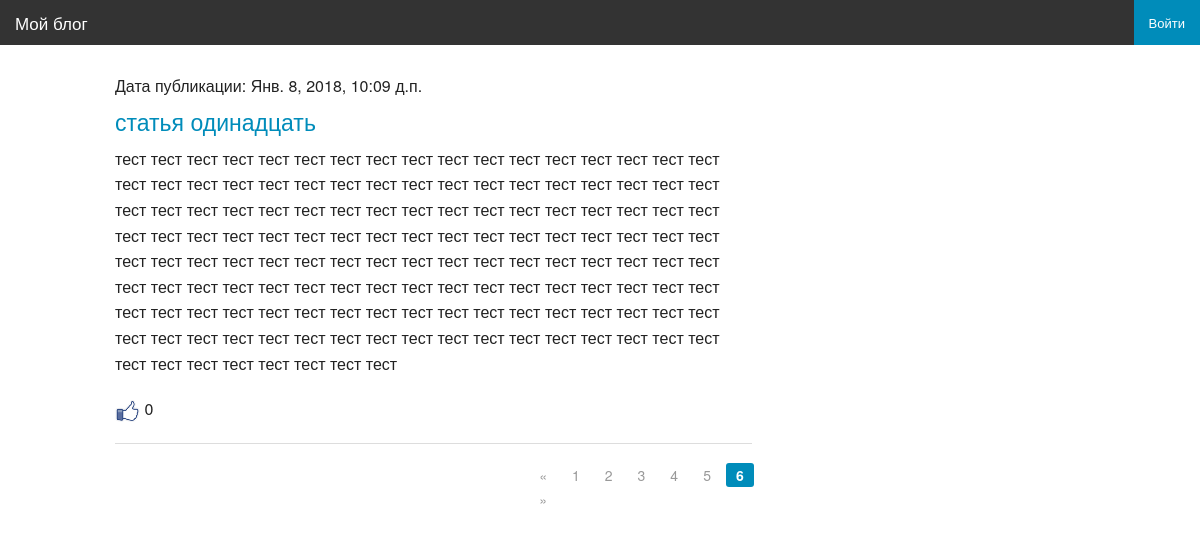
Before: /page/6/ with the older database file.
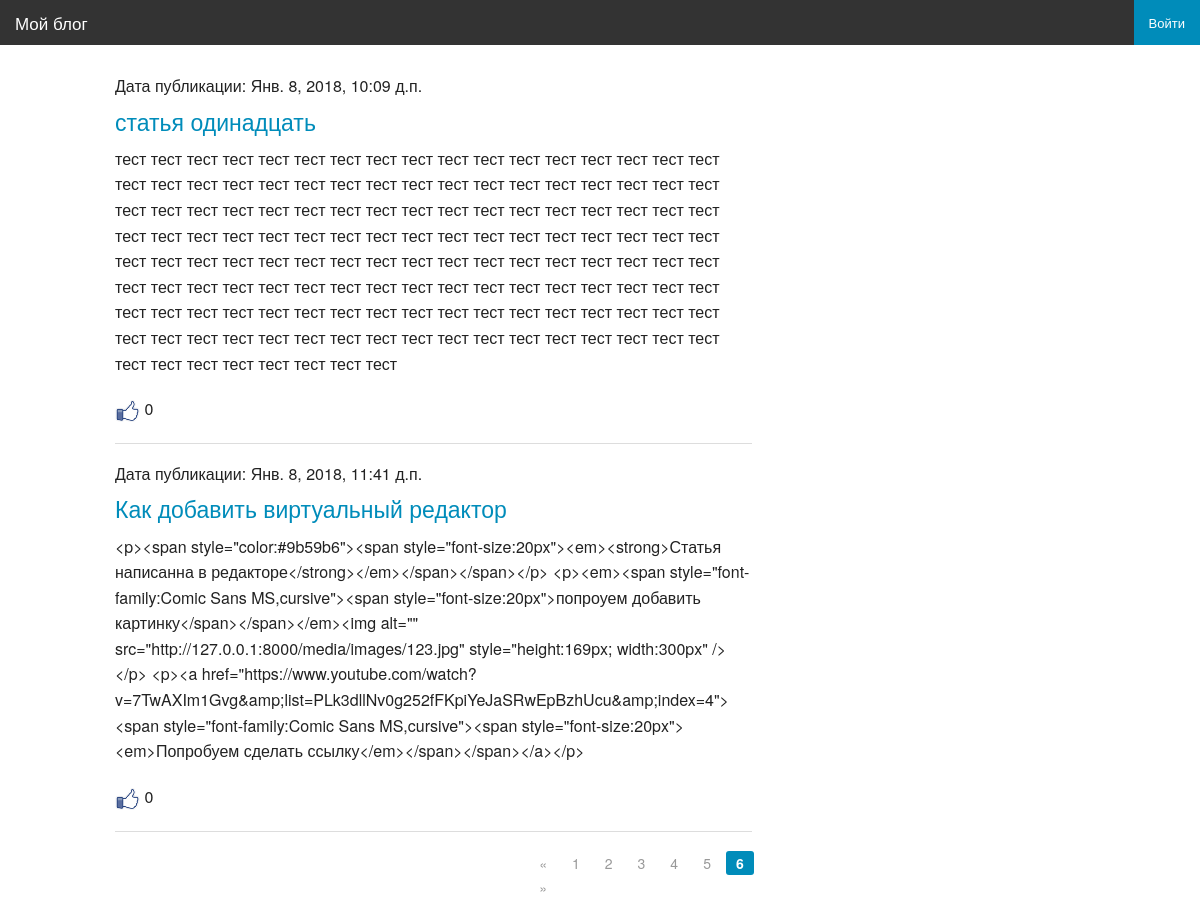
After: the same page with the newer database file.
### article/models.py (models this page shows, shortened)
class Article(models.Model):
    class Meta():
        db_table = "article"
    article_title = models.CharField(max_length = 200)
    article_text = RichTextField()
    article_date = models.DateTimeField()
    article_likes = models.IntegerField(default=0)
    article_image = models.ImageField(null=True, blank=True, upload_to="images/", verbose_name= 'Изображение')
    def bit(self):
        if self.article_image:
            return mark_safe ('<img src="%s" width="70"/>'% self.article_image.url)
        else:
            return '(none)'
    bit.short_descriptio = 'Изображение'
    bit.allow_tags = True

### article/views.py (the view)
# urls.py: re_path(r'^articles/(?P<article_id>\d+)/get/(?P<page_comments_number>\d+)/$', views.article),
def articles(request, page_number=1):
    all_articles = Article.objects.all()
    current_page = Paginator(all_articles, 2)
    return render_to_response('articles.html', {'articles': current_page.page(page_number), 'username': auth.get_user(request).username})

### article/templates/articles.html
{% extends 'main.html' %}
{% load staticfiles %}
{% block article %}
    <div class="large-8 columns">
{% for article in articles %}
    <h6>Дата публикации: {{ article.article_date }}</h6>
    <h4><a href="/articles/get/{{ article.id }}/"> {{ article.article_title }}</a></h4>
    <p>{{ article.article_text }}</p>
    <p><a href="/articles/addlike/{{ article.id }}/"> <img src="{% static "images.png" %}" width="25px" height="25px"></a> {{ article.article_likes }}</p>
    <hr>
{% endfor %}
    </div>
    <div class="row">
        <div class="large-3 large-offset-5 columns">
            <ul class="pagination">
                {% if articles.has_previous %}
                    <li class="arrow"><a href="/page/{{ articles.previous_page_number }}/">&laquo;</a></li>
                {% else %}
                    <li class="arrow unavailable"><a href="">&laquo;</a></li>
                {% endif %}
                {% for page in articles.paginator.page_range %}
                    {% if page == articles.number %}
                        <li class="current"><a href="/page/{{ page }}/">{{ page }}</a></li>
                    {% else %}
                        <li><a href="/page/{{ page }}/">{{ page }}</a></li>
                    {% endif %}
                {% endfor %}
                {% if articles.has_next %}
                    <li class="arrow"><a href="/page/{{ articles.next_page_number }}/">&raquo;</a></li>
                {% else %}
                    <li class="arrow unavailable"><a href="">&raquo;</a></li>
                {% endif %}
            </ul>
        </div>
    </div>
{% endblock %}

Changed rows visible on the page:
added Article: article_date "Янв. 8, 2018, 11:41 д.п.", article_title "Как добавить виртуальный редактор", article_text "<p><span style=\"color:#9b59b6\"><span style=\"font-size:20px\"><em><strong>Статья написанна в редакторе</strong></em></span></span></p> <p><em><span style=\"font-family:Comic Sans MS,cursive\"><span style=\"font-size:20px\">попроуем добавить картинку</span></span></em><img alt=\"\" src=\"http://127.0.0.1:8000/media/images/123.jpg\" style=\"height:169px; width:300px\" /></p> <p><a href=\"https://www.youtube.com/watch?v=7TwAXIm1Gvg&amp;list=PLk3dllNv0g252fFKpiYeJaSRwEpBzhUcu&amp;index=4\"><span style=\"font-family:Comic Sans MS,cursive\"><span style=\"font-size:20px\"><em>Попробуем сделать ссылку</em></span></span></a></p>", article_likes "0"
